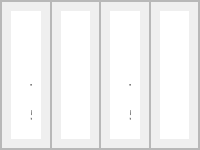
                  <widget class="QFrame" name="frame_6">
                   <property name="minimumSize">
                    <size>
                     <width>0</width>
                     <height>150</height>
                    </size>
                   </property>
                   <property name="maximumSize">
                    <size>
                     <width>16777215</width>
                     <height>160</height>
                    </size>
                   </property>
                   <property name="frameShape">
                    <enum>QFrame::StyledPanel</enum>
                   </property>
                   <property name="frameShadow">
                    <enum>QFrame::Raised</enum>
                   </property>
                   <layout class="QHBoxLayout" name="horizontalLayout_4">
                    <property name="spacing">
                     <number>0</number>
                    </property>
                    <property name="leftMargin">
                     <number>0</number>
                    </property>
                    <property name="topMargin">
                     <number>0</number>
                    </property>
                    <property name="rightMargin">
                     <number>0</number>
                    </property>
                    <property name="bottomMargin">
                     <number>0</number>
                    </property>
                    <item>
                     <widget class="QFrame" name="frame_8">
                      <property name="frameShape">
                       <enum>QFrame::StyledPanel</enum>
                      </property>
                      <property name="frameShadow">
                       <enum>QFrame::Raised</enum>
                      </property>
                      <layout class="QGridLayout" name="gridLayout_5">
                       <item row="0" column="0">
                        <widget class="QFrame" name="frame_12">
                         <property name="maximumSize">
                          <size>
                           <width>150</width>
                           <height>16777215</height>
                          </size>
                         </property>
                         <property name="styleSheet">
                          <string notr="true">border-radius:20px;
background-color: rgb(255, 255, 255);</string>
                         </property>
                         <property name="frameShape">
                          <enum>QFrame::StyledPanel</enum>
                         </property>
                         <property name="frameShadow">
                          <enum>QFrame::Raised</enum>
                         </property>
                         <layout class="QVBoxLayout" name="verticalLayout_5">
                          <property name="leftMargin">
                           <number>0</number>
                          </property>
                          <item>
                           <widget class="QFrame" name="frame_17">
                            <property name="font">
                             <font>
                              <weight>50</weight>
                              <bold>false</bold>
                             </font>
                            </property>
                            <property name="styleSheet">
                             <string notr="true"/>
                            </property>
                            <property name="frameShape">
                             <enum>QFrame::StyledPanel</enum>
                            </property>
                            <property name="frameShadow">
                             <enum>QFrame::Raised</enum>
                            </property>
                            <widget class="QLabel" name="lblAdminTotalProduct">
                             <property name="geometry">
                              <rect>
                               <x>19</x>
                               <y>83</y>
                               <width>24</width>
                               <height>18</height>
                              </rect>
                             </property>
                             <property name="font">
                              <font>
                               <family>Century Gothic</family>
                               <pointsize>11</pointsize>
                               <weight>75</weight>
                               <bold>true</bold>
                              </font>
                             </property>
                             <property name="styleSheet">
                              <string notr="true">color: grey;</string>
                             </property>
                             <property name="text">
                              <string>542</string>
                             </property>
                             <property name="alignment">
                              <set>Qt::AlignLeading|Qt::AlignLeft|Qt::AlignTop</set>
                             </property>
                            </widget>
                            <widget class="QLabel" name="label_3">
                             <property name="geometry">
                              <rect>
                               <x>19</x>
                               <y>59</y>
                               <width>120</width>
                               <height>18</height>
                              </rect>
                             </property>
                             <property name="font">
                              <font>
                               <family>Century Gothic</family>
                               <pointsize>10</pointsize>
                               <weight>75</weight>
                               <bold>true</bold>
                              </font>
                             </property>
                             <property name="styleSheet">
                              <string notr="true">color: grey;</string>
                             </property>
                             <property name="text">
                              <string>Total Products</string>
                             </property>
                             <property name="alignment">
                              <set>Qt::AlignBottom|Qt::AlignLeading|Qt::AlignLeft</set>
                             </property>
                            </widget>
                            <widget class="QLabel" name="lblPICTotalProduct">
                             <property name="geometry">
                              <rect>
                               <x>40</x>
                               <y>0</y>
                               <width>50</width>
                               <height>50</height>
                              </rect>
                             </property>
                             <property name="minimumSize">
                              <size>
                               <width>50</width>
                               <height>50</height>
                              </size>
                             </property>
                             <property name="maximumSize">
                              <size>
                               <width>50</width>
                               <height>50</height>
                              </size>
                             </property>
                             <property name="styleSheet">
                              <string notr="true"/>
                             </property>
                             <property name="text">
                              <string/>
                             </property>
                             <property name="pixmap">
                              <pixmap>:/Icons/Icons/icons8-products-49.png</pixmap>
                             </property>
                             <property name="scaledContents">
                              <bool>true</bool>
                             </property>
                            </widget>
                           </widget>
                          </item>
                         </layout>
                        </widget>
                       </item>
                      </layout>
                     </widget>
                    </item>
                    <item>
                     <widget class="QFrame" name="frame_9">
                      <property name="frameShape">
                       <enum>QFrame::StyledPanel</enum>
                      </property>
                      <property name="frameShadow">
                       <enum>QFrame::Raised</enum>
                      </property>
                      <layout class="QGridLayout" name="gridLayout_6">
                       <item row="0" column="0">
                        <widget class="QFrame" name="frame_13">
                         <property name="maximumSize">
                          <size>
                           <width>150</width>
                           <height>16777215</height>
                          </size>
                         </property>
                         <property name="styleSheet">
                          <string notr="true">border-radius:20px;
background-color: rgb(255, 255, 255);</string>
                         </property>
                         <property name="frameShape">
                          <enum>QFrame::StyledPanel</enum>
                         </property>
                         <property name="frameShadow">
                          <enum>QFrame::Raised</enum>
                         </property>
                         <layout class="QVBoxLayout" name="verticalLayout_6">
                          <item>
                           <widget class="QFrame" name="frame_18">
                            <property name="font">
                             <font>
                              <weight>50</weight>
                              <bold>false</bold>
                             </font>
                            </property>
                            <property name="styleSheet">
                             <string notr="true"/>
                            </property>
                            <property name="frameShape">
                             <enum>QFrame::StyledPanel</enum>
                            </property>
                            <property name="frameShadow">
                             <enum>QFrame::Raised</enum>
                            </property>
                            <widget class="QLabel" name="lblAdminTotalSale">
                             <property name="geometry">
                              <rect>
                               <x>19</x>
                               <y>83</y>
                               <width>24</width>
                               <height>18</height>
                              </rect>
                             </property>
                             <property name="font">
                              <font>
                               <family>Century Gothic</family>
                               <pointsize>11</pointsize>
                               <weight>75</weight>
                               <bold>true</bold>
                              </font>
                             </property>
                             <property name="styleSheet">
                              <string notr="true">color: grey;</string>
                             </property>
                             <property name="text">
                              <string>542</string>
                             </property>
                             <property name="alignment">
                              <set>Qt::AlignLeading|Qt::AlignLeft|Qt::AlignTop</set>
                             </property>
                            </widget>
                            <widget class="QLabel" name="label_7">
                             <property name="geometry">
                              <rect>
                               <x>19</x>
                               <y>59</y>
                               <width>94</width>
                               <height>18</height>
                              </rect>
                             </property>
                             <property name="font">
                              <font>
                               <family>Century Gothic</family>
                               <pointsize>10</pointsize>
                               <weight>75</weight>
                               <bold>true</bold>
                              </font>
                             </property>
                             <property name="styleSheet">
                              <string notr="true">color: grey;</string>
                             </property>
                             <property name="text">
                              <string>Total Sale</string>
                             </property>
                             <property name="alignment">
                              <set>Qt::AlignBottom|Qt::AlignLeading|Qt::AlignLeft</set>
                             </property>
                            </widget>
                            <widget class="QLabel" name="lblPICTotalSale">
                             <property name="geometry">
                              <rect>
                               <x>40</x>
                               <y>0</y>
                               <width>50</width>
                               <height>50</height>
                              </rect>
                             </property>
                             <property name="minimumSize">
                              <size>
                               <width>50</width>
                               <height>50</height>
                              </size>
                             </property>
                             <property name="maximumSize">
                              <size>
                               <width>50</width>
                               <height>50</height>
                              </size>
                             </property>
                             <property name="styleSheet">
                              <string notr="true"/>
                             </property>
                             <property name="text">
                              <string/>
                             </property>
                             <property name="pixmap">
                              <pixmap>:/Icons/Icons/icons8-products-49.png</pixmap>
                             </property>
                             <property name="scaledContents">
                              <bool>true</bool>
                             </property>
                            </widget>
                           </widget>
                          </item>
                         </layout>
                        </widget>
                       </item>
                      </layout>
                     </widget>
                    </item>
                    <item>
                     <widget class="QFrame" name="frame_10">
                      <property name="frameShape">
                       <enum>QFrame::StyledPanel</enum>
                      </property>
                      <property name="frameShadow">
                       <enum>QFrame::Raised</enum>
                      </property>
                      <layout class="QGridLayout" name="gridLayout_3">
                       <item row="0" column="0">
                        <widget class="QFrame" name="frame_14">
                         <property name="maximumSize">
                          <size>
                           <width>150</width>
                           <height>16777215</height>
                          </size>
                         </property>
                         <property name="styleSheet">
                          <string notr="true">border-radius:20px;
background-color: rgb(255, 255, 255);</string>
                         </property>
                         <property name="frameShape">
                          <enum>QFrame::StyledPanel</enum>
                         </property>
                         <property name="frameShadow">
                          <enum>QFrame::Raised</enum>
                         </property>
                         <layout class="QVBoxLayout" name="verticalLayout_7">
                          <property name="leftMargin">
                           <number>0</number>
                          </property>
                          <item>
                           <widget class="QFrame" name="frame_19">
                            <property name="font">
                             <font>
                              <weight>50</weight>
                              <bold>false</bold>
                             </font>
                            </property>
                            <property name="styleSheet">
                             <string notr="true"/>
                            </property>
                            <property name="frameShape">
                             <enum>QFrame::StyledPanel</enum>
                            </property>
                            <property name="frameShadow">
                             <enum>QFrame::Raised</enum>
                            </property>
                            <widget class="QLabel" name="lblAdminTotalProfit">
                             <property name="geometry">
                              <rect>
                               <x>19</x>
                               <y>83</y>
                               <width>91</width>
                               <height>18</height>
                              </rect>
                             </property>
                             <property name="font">
                              <font>
                               <family>Century Gothic</family>
                               <pointsize>11</pointsize>
                               <weight>75</weight>
                               <bold>true</bold>
                              </font>
                             </property>
                             <property name="styleSheet">
                              <string notr="true">color: grey;</string>
                             </property>
                             <property name="text">
                              <string>5422313</string>
                             </property>
                             <property name="alignment">
                              <set>Qt::AlignLeading|Qt::AlignLeft|Qt::AlignTop</set>
                             </property>
                            </widget>
                            <widget class="QLabel" name="label_12">
                             <property name="geometry">
                              <rect>
                               <x>19</x>
                               <y>59</y>
                               <width>94</width>
                               <height>18</height>
                              </rect>
                             </property>
                             <property name="font">
                              <font>
                               <family>Century Gothic</family>
                               <pointsize>10</pointsize>
                               <weight>75</weight>
                               <bold>true</bold>
                              </font>
                             </property>
                             <property name="styleSheet">
                              <string notr="true">color: grey;</string>
                             </property>
                             <property name="text">
                              <string>Total Profit</string>
                             </property>
                             <property name="alignment">
                              <set>Qt::AlignBottom|Qt::AlignLeading|Qt::AlignLeft</set>
                             </property>
                            </widget>
                            <widget class="QLabel" name="lblPICTotalProfit">
                             <property name="geometry">
                              <rect>
                               <x>40</x>
                               <y>0</y>
                               <width>50</width>
                               <height>50</height>
                              </rect>
                             </property>
                             <property name="minimumSize">
                              <size>
                               <width>50</width>
                               <height>50</height>
                              </size>
                             </property>
                             <property name="maximumSize">
                              <size>
                               <width>50</width>
                               <height>50</height>
                              </size>
                             </property>
                             <property name="styleSheet">
                              <string notr="true"/>
                             </property>
                             <property name="text">
                              <string/>
                             </property>
                             <property name="pixmap">
                              <pixmap>:/Icons/Icons/Money.png</pixmap>
                             </property>
                             <property name="scaledContents">
                              <bool>true</bool>
                             </property>
                            </widget>
                           </widget>
                          </item>
                         </layout>
                        </widget>
                       </item>
                      </layout>
                     </widget>
                    </item>
                    <item>
                     <widget class="QFrame" name="frame_11">
                      <property name="frameShape">
                       <enum>QFrame::StyledPanel</enum>
                      </property>
                      <property name="frameShadow">
                       <enum>QFrame::Raised</enum>
                      </property>
                      <layout class="QGridLayout" name="gridLayout_2">
                       <item row="0" column="0">
                        <widget class="QFrame" name="frame_16">
                         <property name="maximumSize">
                          <size>
                           <width>150</width>
                           <height>16777215</height>
                          </size>
                         </property>
                         <property name="styleSheet">
                          <string notr="true">border-radius:20px;
background-color: rgb(255, 255, 255);</string>
                         </property>
                         <property name="frameShape">
                          <enum>QFrame::StyledPanel</enum>
                         </property>
                         <property name="frameShadow">
                          <enum>QFrame::Raised</enum>
                         </property>
                         <layout class="QVBoxLayout" name="verticalLayout_8">
                          <item>
                           <widget class="QFrame" name="frame_20">
                            <property name="font">
                             <font>
                              <weight>50</weight>
                              <bold>false</bold>
                             </font>
                            </property>
                            <property name="styleSheet">
                             <string notr="true"/>
                            </property>
                            <property name="frameShape">
                             <enum>QFrame::StyledPanel</enum>
                            </property>
                            <property name="frameShadow">
                             <enum>QFrame::Raised</enum>
                            </property>
                            <widget class="QLabel" name="lblAdminTotalRevenue">
                             <property name="geometry">
                              <rect>
                               <x>19</x>
                               <y>83</y>
                               <width>91</width>
                               <height>18</height>
                              </rect>
                             </property>
                             <property name="font">
                              <font>
                               <pointsize>11</pointsize>
                               <weight>75</weight>
                               <bold>true</bold>
                              </font>
                             </property>
                             <property name="styleSheet">
                              <string notr="true">color: grey;</string>
                             </property>
                             <property name="text">
                              <string>54223123</string>
                             </property>
                             <property name="alignment">
                              <set>Qt::AlignLeading|Qt::AlignLeft|Qt::AlignTop</set>
                             </property>
                            </widget>
                            <widget class="QLabel" name="label_15">
                             <property name="geometry">
                              <rect>
                               <x>19</x>
                               <y>59</y>
                               <width>94</width>
                               <height>18</height>
                              </rect>
                             </property>
                             <property name="font">
                              <font>
                               <family>Century Gothic</family>
                               <pointsize>10</pointsize>
                               <weight>75</weight>
                               <bold>true</bold>
                              </font>
                             </property>
                             <property name="styleSheet">
                              <string notr="true">color: grey;</string>
                             </property>
                             <property name="text">
                              <string>Total Revenue</string>
                             </property>
                             <property name="alignment">
                              <set>Qt::AlignBottom|Qt::AlignLeading|Qt::AlignLeft</set>
                             </property>
                            </widget>
                            <widget class="QLabel" name="lblPICTotalRevenue">
                             <property name="geometry">
                              <rect>
                               <x>40</x>
                               <y>0</y>
                               <width>50</width>
                               <height>50</height>
                              </rect>
                             </property>
                             <property name="minimumSize">
                              <size>
                               <width>50</width>
                               <height>50</height>
                              </size>
                             </property>
                             <property name="maximumSize">
                              <size>
                               <width>50</width>
                               <height>50</height>
                              </size>
                             </property>
                             <property name="styleSheet">
                              <string notr="true"/>
                             </property>
                             <property name="text">
                              <string/>
                             </property>
                             <property name="pixmap">
                              <pixmap>:/Icons/Icons/icons8-revenue-64.png</pixmap>
                             </property>
                             <property name="scaledContents">
                              <bool>true</bool>
                             </property>
                            </widget>
                           </widget>
                          </item>
                         </layout>
                        </widget>
                       </item>
                      </layout>
                     </widget>
                    </item>
                   </layout>
                  </widget>
